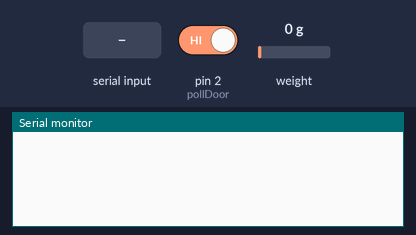
Recording of a sketch running on a simulated Arduino Uno, built with avr-gcc and run on an emulated ATmega328P. Parts: the last lines printed to the serial monitor. Inputs (shaded band) come from the test bench; at power-on: pin 2 (pollDoor) HIGH, weight on the scale 0 g.

Above: at 2.1 s.
2.2 s: pin 2 (pollDoor) driven LOW
At 3.4 s:
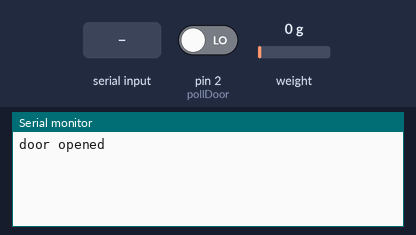
3.7 s: "1" received over Serial
At 4.7 s:
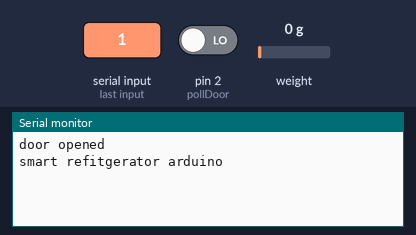
5.2 s: "2" received over Serial
At 5.8 s:
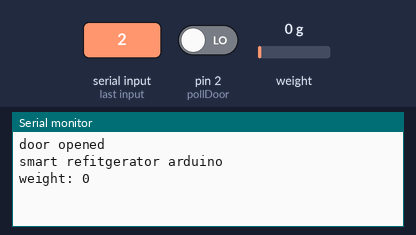
6.7 s: pin 2 (pollDoor) driven HIGH
At 7.4 s:
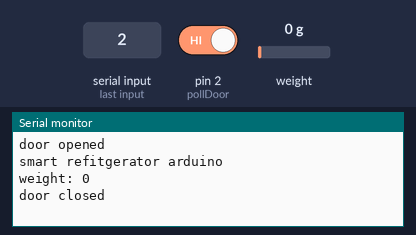

Measured:
- after the input at 2.2 s, the serial monitor: prints a new line at once (image 1)
- after the input at 3.7 s, the serial monitor: prints a new line at once (image 2)
- after the input at 5.2 s, the serial monitor: prints a new line at once (image 3)
- after the input at 6.7 s, the serial monitor: prints a new line at once (image 4)

The sketch:

Smart_Fridge_Arduino.ino
```cpp
#define CMD_SEND_DEVICE_NAME '1'
#define CMD_GET_WEIGHT       '2'
#define DEBOUNCE_TIME 100

#include <HX711_ADC.h>   //HX711_ADC als Bibliothek des Messverstäkers
HX711_ADC LoadCell(4,5); //Pin 4 und 5 als Datenpins zum Messverstärker

void setup(){
  LoadCell.begin();        //LoadCell initialisieren

  LoadCell.start(500);     //500 ms Messwerte aufnehmen und Nullen
  if(LoadCell.getTareTimeoutFlag()) //Fehler beim Nullen
    Serial.println("Fehler, Verkabelung prüfen");

  LoadCell.setCalFactor(423.2); //CalFactor experimentell bestimmt
  LoadCell.setSamplesInUse(4);  //Mittelwert von 4 Messwerten aufnehmen

  Serial.begin(9600);
  pinMode(2, INPUT_PULLUP);
}

void pollDoor(){
  static bool doorOpenM = false;

  static long lastMillis = 0;
  if(millis() - lastMillis < DEBOUNCE_TIME) return;
  lastMillis = millis();

  bool doorOpen = !digitalRead(2);
  if(doorOpen == doorOpenM) return;

  doorOpenM = doorOpen;
  Serial.println(doorOpenM ? "door opened" : "door closed");
}

void checkSerial(){
  if (!Serial.available()) return;
  switch(Serial.read()){
    case CMD_SEND_DEVICE_NAME:
      Serial.println("smart refitgerator arduino");
      break;
    case CMD_GET_WEIGHT:
      int i = LoadCell.getData();
      Serial.print("weight: ");
      Serial.println(i);
      break;
  }
  Serial.flush();
}

void loop(){
  pollDoor();
  LoadCell.update();
  checkSerial();
}
```
